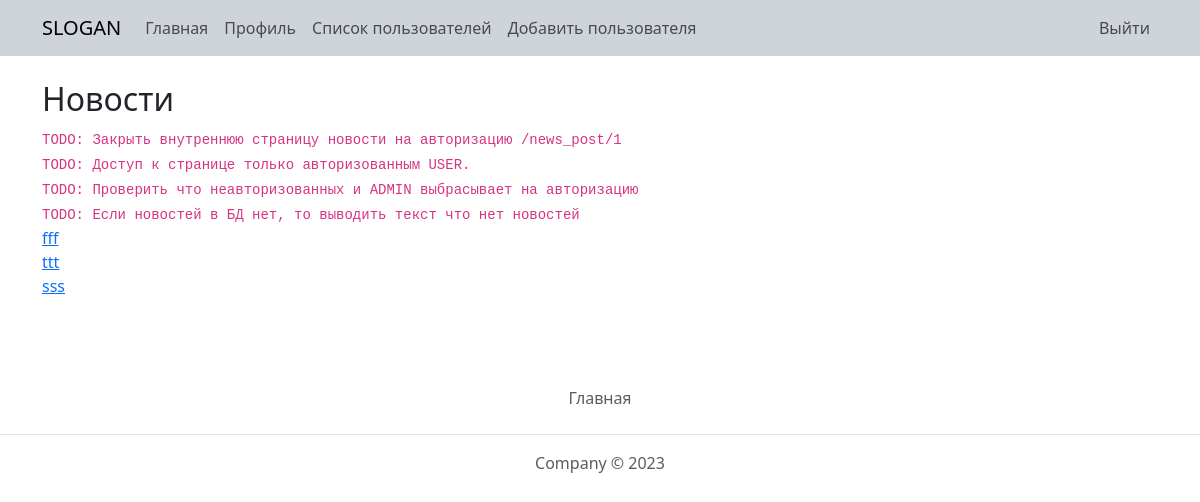
/news (signed in), run on an earlier commit of the app's database.
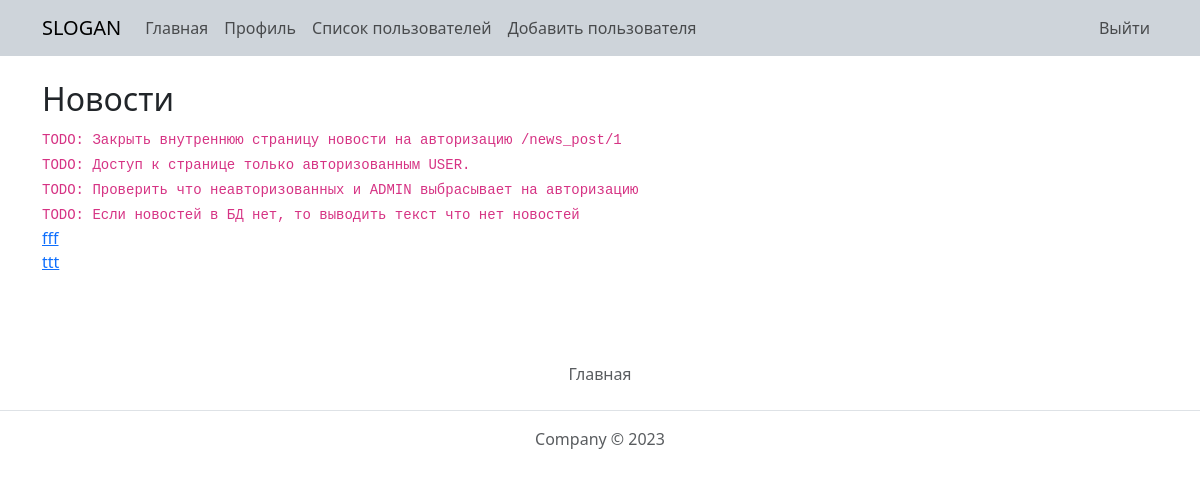
And on a later commit of the database.
### webapp/db.py (models this page shows)
class News(db.Model):
    id = db.Column(db.Integer, primary_key=True)
    zag = db.Column(db.String, nullable=False)
    description = db.Column(db.String, nullable=False)
    published_at = db.Column(db.DateTime, default=datetime.utcnow)

### webapp/app.py (the view)
@app.route('/news')
def news():
    title = 'Новости'
    if not current_user.is_authenticated:
        flash('Ошибка! Доступ запрещен!')
        return redirect('/auth')
    all_news = News.query.order_by(News.published_at.desc()).all()
    return render_template(
        'news.html',
        all_news=all_news,
        title=title,
    )

### webapp/app.py (called while the page is built)
@login_manager.user_loader
def load_user(user_id):
    return User.query.get(user_id)

### webapp/templates/news.html
{% extends 'base.html' %}
{% block content %}
    <div class="container mt-4">
        <div class="row">
            <div class="col-12">
                <h2>{{ title }}</h2>
                <code>TODO: Закрыть внутреннюю страницу новости на авторизацию /news_post/1</code><br>
                <code>TODO: Доступ к странице только авторизованным USER.</code><br>
                <code>TODO: Проверить что неавторизованных и ADMIN выбрасывает на авторизацию</code><br>
                <code>TODO: Если новостей в БД нет, то выводить текст что нет новостей</code><br>
                <ul class="list-unstyled ps-0">
                    {% for news in all_news %}
                        <li>
                            <a class="mb-1" href="{{ url_for('news_post', id=news.id) }}">{{ news.zag }}</a>
                        </li>
                    {% endfor %}
                </ul>
            </div>
        </div>
    </div>
{% endblock %}

What changed in the data, as far as the page shows it:
removed News: zag "sss"
